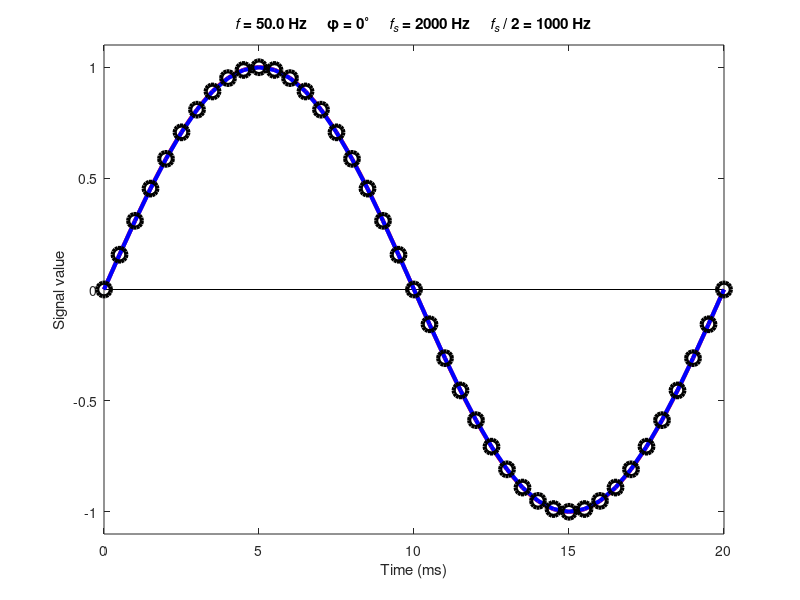

Here is the MATLAB script that generated this plot: (Note: this script raises an error after producing the figure.)
%sampling_demo   Interactively demonstrates Nyquist's Sampling Theorem.
%--------------------------------------------------------------------------
%   sampling_demo demonstrates Nyquist's Sampling Theorem, by sampling a
%   continuous-time sinusoidal signal of a frequency f = 50 Hz to 3 kHz,
%   with a fixed sampling frequency fs = 2 kHz. Therefore, only signals
%   with frequencies f <= fs/2 = 1 kHz can be faithfully reconstructed by
%   their samples, while those with frequencies f > 1 kHz will exhibit
%   aliasing effects (i.e., reconstructing the original signal will
%   generate new components that were not part of the original signal).
%
%   The generated graph shows both the original signal (in red) and the
%   reconstructed signal (in blue). The reconstructed signal is linearly
%   interpolated and shown together with the samples (circle markers). The
%   user can interactively change the original signal's frequency and
%   phase, and observe how this affects the reconstructed signal, as the
%   frequency approaches and crosses the fs/2 boundary.
%
%   In order to have a better appreciation of the aliasing effects on the
%   signal being sampled, the user can listen to both the original and the
%   reconstructed signals and compare the corresponding sounds. This is
%   only possible on sound-capable computers.
%
%   The simulation can be interactively controlled in real-time using the
%   following keys:
%
%   [Q]/[A] increases/decreases the original signal's frequency (coarse).
%   [W]/[S] increases/decreases the original signal's frequency (fine).
%   [E]/[D] increases/decreases the original signal's phase.
%   [I]     plays a one-second sound of the original signal.
%   [O]     plays a one-second sound of the reconstructed signal.
%   [R]     resets all parameters to their initial values.
%   [ESC]   exits the script.

%   Version:    1.50
%   Programmer: Costas Vlachos
%   Date:       07-Dec-2016
%   Updated:    14-Jan-2017

% Initialize frequency parameters
fs_in = 50000;
fs_out = 2000;
f_min = 50;
f_max = 3000;
f_factor_coarse = 0.002;
f_factor_fine = 0.00005;
f = f_min;

% Initialize phase parameters
phi_min = 0;
phi_max = 360;
phi_step = 1;
phi = phi_min;

% Initialize time parameters
t_sound = 1;
t_width = 1/f_min;
t_long_in = linspace(0,t_sound,fs_in*t_sound+1);
t_in = t_long_in(1:fs_in*t_width+1);
t_long_out = linspace(0,t_sound,fs_out*t_sound+1);
t_out = t_long_out(1:fs_out*t_width+1);

% Create figure & event handlers
figure('Name','Interactive Demo of Nyquist''s Sampling Theorem', ...
    'KeyPressFcn',@(~,event) setappdata(0,'c',event.Key), ...
    'KeyReleaseFcn',@(~,~) setappdata(0,'c',0), ...
    'ResizeFcn',@(~,~) setappdata(0,'s',get(gcf,'Position')));

% Infinite loop
while 1

    % Compute input/output signals
    s_long_in = sin(2*pi*f*t_long_in+phi*pi/180);
    s_in = s_long_in(1:fs_in*t_width+1);
    s_long_out = sin(2*pi*f*t_long_out+phi*pi/180);
    s_out = s_long_out(1:fs_out*t_width+1);

    % Plot input/output signals & sample markers
    plot(1000*t_in,s_in,'r','LineWidth',3);
    hold on
    plot([0 1000*t_width],[0 0],'k');
    plot(1000*t_out,s_out,'b','LineWidth',3);
    plot(1000*t_out,s_out,'ko','LineWidth',3,'MarkerSize',10);
    hold off

    % Adjust figure aesthetics
    s = getappdata(0,'s');
    axis([0 1000*t_width -1.1 1.1])
    title(['{\itf} = ' num2str(f,'%.1f') ' Hz     \phi = ' ...
        num2str(phi) '^\circ     {\itf_s} = ' num2str(fs_out) ...
        ' Hz     {\itf_s} / 2 = ' num2str(fs_out/2) ' Hz'])
    xlabel('Time (ms)')
    ylabel('Signal value')
    set(gca,'FontSize',s(3)/50)
    drawnow

    % Control simulation parameters on keyboard input
    c = getappdata(0,'c');
    if c == 'q', f = min(f*(1+f_factor_coarse),f_max); end
    if c == 'a', f = max(f*(1-f_factor_coarse),f_min); end
    if c == 'w', f = min(f*(1+f_factor_fine),f_max); end
    if c == 's', f = max(f*(1-f_factor_fine),f_min); end
    if c == 'e', phi = min(phi+phi_step,phi_max); end
    if c == 'd', phi = max(phi-phi_step,phi_min); end
    if c == 'r', f = f_min; phi = phi_min; end
    if c == 'i', try sound(s_long_in,fs_in), catch, end, end
    if c == 'o', try sound(s_long_out,fs_out), catch, end, end
    if strcmp(c,'escape'), break; end

end
